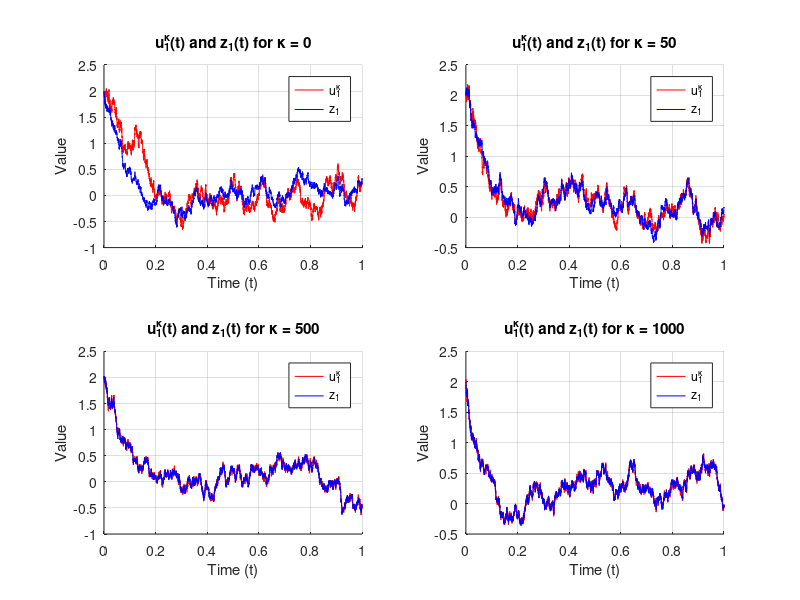
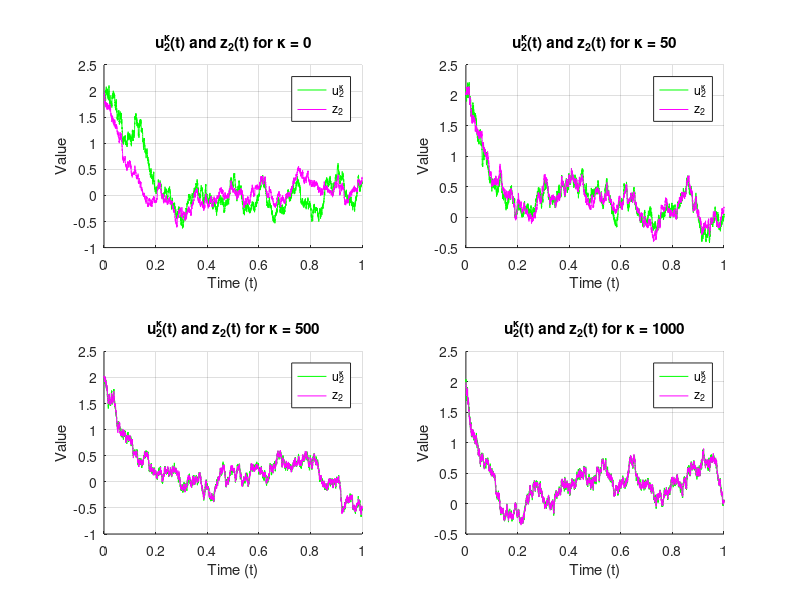
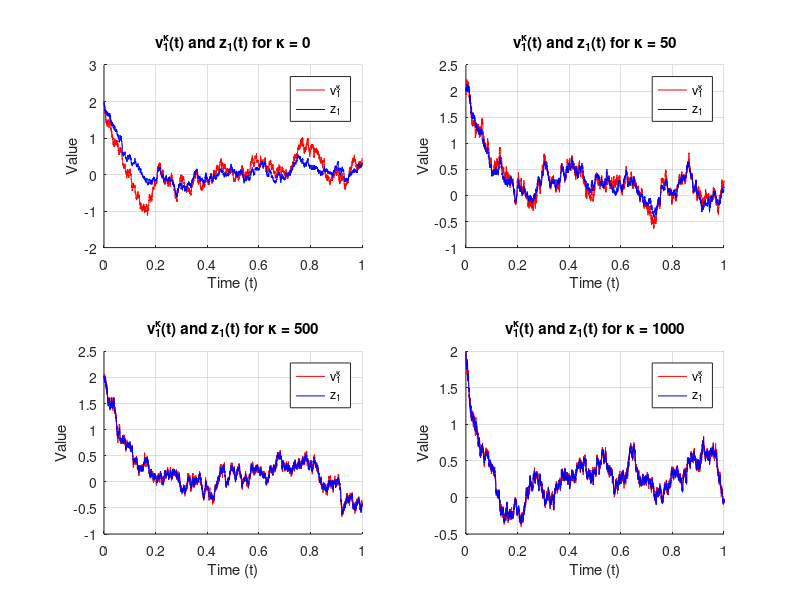
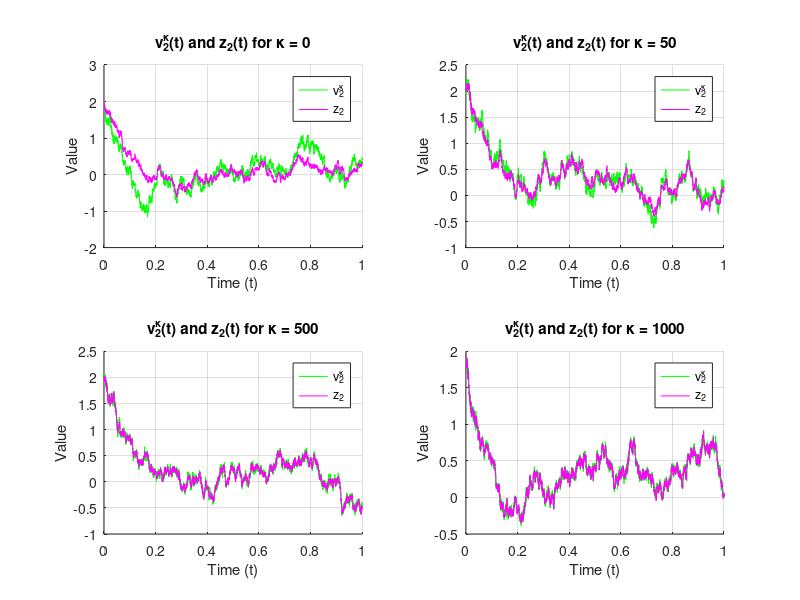

The MATLAB source for these figures, in order:
 % Parameter settings
T = 1; % Time range
N = 10000; % Number of discrete time steps
dt = T/N; % Time step size
t = linspace(0, T, N); % Time vetor

% Initial conditions 
u0 = [2; 2]; % Initial data  u
v0 = [2; 2]; % Initial data  v
z0 = [2; 2]; % Initial data  z


% kappa values to test
kappa_values = [0, 50, 500, 1000]; % Specific kappa values
num_kappa = length(kappa_values);

% Record states of u, v and z
V_all = zeros(2, N, num_kappa); % Store states of system v for each kappa
U_all = zeros(2, N, num_kappa); % Store states of system u for each kappa
Z_all = zeros(2, N, num_kappa); % Store states of system z for each kappa
for j = 1:num_kappa
    kappa = kappa_values(j);
    
    % Preallocate solution matrices
    V = zeros(2, N);% Solution matrix for system v
    U = zeros(2, N);% Solution matrix for system u
    Z = zeros(2, N);% Solution matrix for system z
    
    % Set initial data
    V(:,1) = v0;
    U(:,1) = u0; 
    Z(:,1) = z0; 
    
    % Euler–Maruyama method to solve differential equations
    for i = 1:N-1
        % Noise terms
        dW1 = sqrt(dt) * randn; % Real noise dW1
        dW2 = sqrt(dt) * randn; % Real noise dW2
        
        sigma_u1 = sqrt(U(1,i)^2 + 3); % Sigma for system u1
        sigma_u2 = sqrt(U(2,i)^2 + 3); % Sigma for system u2

        sigma_v1 = sqrt(V(1,i)^2 + 4); % Sigma for system v1
        sigma_v2 = sqrt(V(2,i)^2 + 4); % Sigma for system v2
        

         % Right-hand side functions for system u
        f_u1 = -U(1,i) - U(2,i) + sqrt(U(1,i)^2 + 1) - 10*U(1,i) - kappa*(U(1,i) - V(1,i));
        f_u2 = U(1,i) - U(2,i) + sqrt(U(2,i)^2 + 1) - 10*U(2,i) - kappa*(U(2,i) - V(2,i)); 

        % Right-hand side functions for system v
        f_v1 = -V(1,i) - V(2,i) + sqrt(V(1,i)^2 + 2) - 10*V(1,i) - kappa*(V(1,i) - U(1,i));
        f_v2 = V(1,i) - V(2,i) + sqrt(V(2,i)^2 + 2) - 10*V(2,i) - kappa*(V(2,i) - U(2,i));
        
        % Right-hand side functions for system z
        f_z1 = -Z(1,i) - Z(2,i) + 0.5*sqrt(Z(1,i)^2 + 1) + 0.5*sqrt(Z(1,i)^2 + 2) - 10*Z(1,i);
        f_z2 = Z(1,i) - Z(2,i) + 0.5*sqrt(Z(2,i)^2 + 1) + 0.5*sqrt(Z(2,i)^2 + 2) - 10*Z(2,i);
        
        % Calculate the next state of system u, u_1 and u_2 are disturbed by the same noise dW1
        U(:,i+1) = U(:,i) + dt * [f_u1; f_u2] + [sigma_u1; sigma_u2] * dW1;
        % Calculate the next state of system v, v_1 and v_2 are disturbed by
        % the same noise dW2
        V(:,i+1) = V(:,i) + dt * [f_v1; f_v2] + [sigma_v1; sigma_v2] * dW2;

        % Calculate the next state of system z, z_1 and z_2 are disturbed by dW1 and dW2 
        Z(:,i+1) = Z(:,i) + dt * [f_z1; f_z2] + 0.5 * [sqrt(Z(1,i)^2 + 3); sqrt(Z(2,i)^2 + 3)] * dW1 + 0.5 * [sqrt(Z(1,i)^2 + 4); sqrt(Z(2,i)^2 + 4)] * dW2;
    end

    %  Store the current state of the system for the current kappa
    U_all(:,:,j) = U; % Store the state of system u
    V_all(:,:,j) = V; % Store the state of system v
    Z_all(:,:,j) = Z; % Store the state of system z
end

%  Plot changes of u_1 and z_1
figure;
for j = 1:num_kappa
    subplot(2, 2, j); % Create subplot
    hold on;
    plot(t, U_all(1,:,j), 'r', 'DisplayName', ['u_1^\kappa ' ]);
    plot(t, Z_all(1,:,j), 'b', 'DisplayName', ['z_1']);
    xlabel('Time (t)');
    ylabel('Value');
    title(['u_1^\kappa(t) and z_1(t) for \kappa = ', num2str(kappa_values(j))]);
    legend('show');
    grid on;
end
hold off;

%  Plot changes of u_2 and z_2
figure;
for j = 1:num_kappa
    subplot(2, 2, j); % Create subplot
    hold on;
    plot(t, U_all(2,:,j), 'g', 'DisplayName', ['u_2^\kappa']);
    plot(t, Z_all(2,:,j), 'm', 'DisplayName', ['z_2']);
    xlabel('Time (t)');
    ylabel('Value');
    title(['u^\kappa_2(t) and z_2(t) for \kappa = ', num2str(kappa_values(j))]);
    legend('show');
    grid on;
end
% Plot changes of v_1 and z_1
figure;
for j = 1:num_kappa
    subplot(2, 2, j); % Create subplot
    hold on;
    plot(t, V_all(1,:,j), 'r', 'DisplayName', ['v_1^\kappa ' ]);
    plot(t, Z_all(1,:,j), 'b', 'DisplayName', ['z_1']);
    xlabel('Time (t)');
    ylabel('Value');
    title(['v_1^\kappa(t) and z_1(t) for \kappa = ', num2str(kappa_values(j))]);
    legend('show');
    grid on;
end
hold off;

% Plot changes of v_2 and z_2
figure;
for j = 1:num_kappa
    subplot(2, 2, j); % Create subplot
    hold on;
    plot(t, V_all(2,:,j), 'g', 'DisplayName', ['v_2^\kappa']);
    plot(t, Z_all(2,:,j), 'm', 'DisplayName', ['z_2']);
    xlabel('Time (t)');
    ylabel('Value');
    title(['v^\kappa_2(t) and z_2(t) for \kappa = ', num2str(kappa_values(j))]);
    legend('show');
    grid on;
end
hold off;
